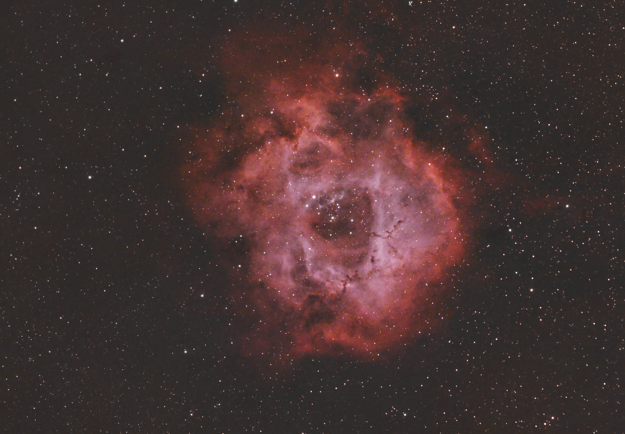
#> input picture testImg.PNG, 625 x 434 px
$ jupyter execute LRGB-recombination.ipynb   (shell and % lines are left out)
#> lines starting #> are read from the running program, lines starting #| are printed output that depends on the picture
[cell 1]
import cv2 as cv
import matplotlib.pyplot as plt
import numpy as np

Load athe image and plot it. The goal is to do a color palette-swap while also improving the detail or SNR of the full image after channel recombination

[cell 2]
# load image
img = cv.imread('testImg.PNG')
#> img is the input picture: shape (434, 625, 3); mean B, G, R 49.6, 50.5, 68.5
img = cv.cvtColor(img, cv.COLOR_BGR2RGB) # this is necessay as opencv uses GBR rather than RGB--have to swap the channels otherwise matplotlib doesn't plot correctly
plt.imshow(img)
plt.title('original image')

[cell 3]
# decompose into RGB channel
r,g,b = cv.split(img)
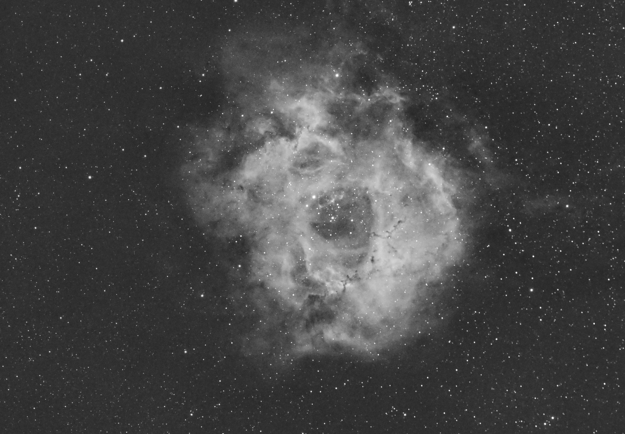
#> r: shape (434, 625); min 35, max 255, mean 68.5
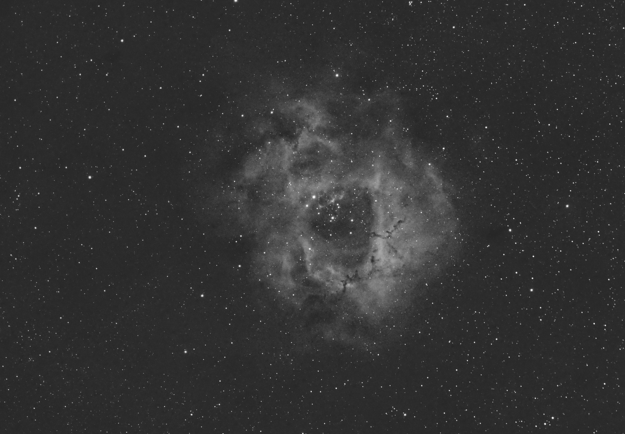
#> g: shape (434, 625); min 36, max 243, mean 50.5
plt.imshow(b,cmap='gray')
plt.title('blue channel')

[cell 4]
plt.imshow(g,cmap='gray')
plt.title('green channel')

[cell 5]
plt.imshow(r, cmap='gray')
plt.title('red channel')

You'll know if its correct if the green and red channels have the most detail. This is because most DSOs are mostly red-so theres a lot of SNR there and also because DSLR cameras have 2x more green pixels than red or blue.

[cell 6]
## now lets do image recombination
# now lets throw away the blue channel and recreate it via a combination of red and green
# This is the typical way to achieve "hubble like" colors i.e. blue and gold from a one-shot color camera
blue = ((0.6*r)+(0.4*g)).astype(np.uint8)
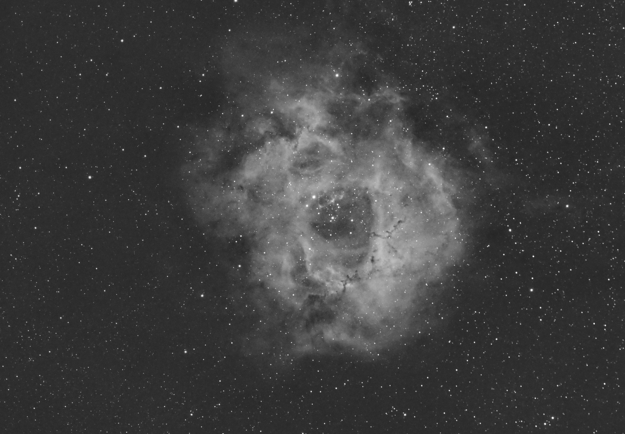
#> blue: shape (434, 625); min 37, max 250, mean 60.9

# now lets plot and compare the increase in SNR-again we dont care about color
fig, axs = plt.subplots(nrows=2, sharex=True, figsize=(5, 8))
axs[0].set_title('original blue channel')
axs[0].imshow(b, cmap='gray')

axs[1].set_title('new blue channel')
axs[1].imshow(blue, cmap='gray')
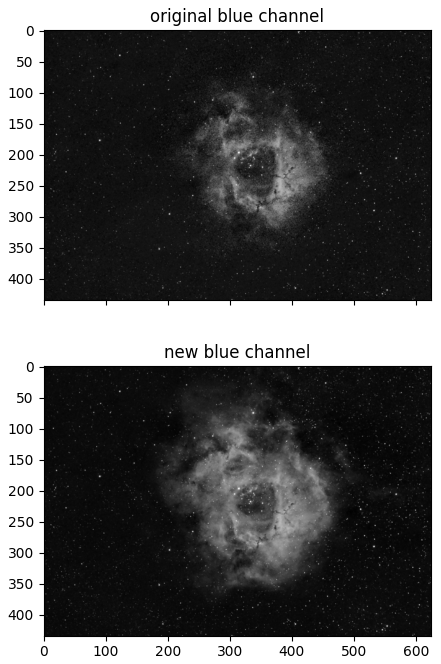
#> figure drawn by matplotlib, 2 panels

Notice how now by replacing your blue channel with a new one composed of green and blue you now have a much higher SNR channel

[cell 7]
# now lets recombine all the channels and see
hubble = cv.merge([r,blue,g]) # swap the blue and green channels are blue re-combination
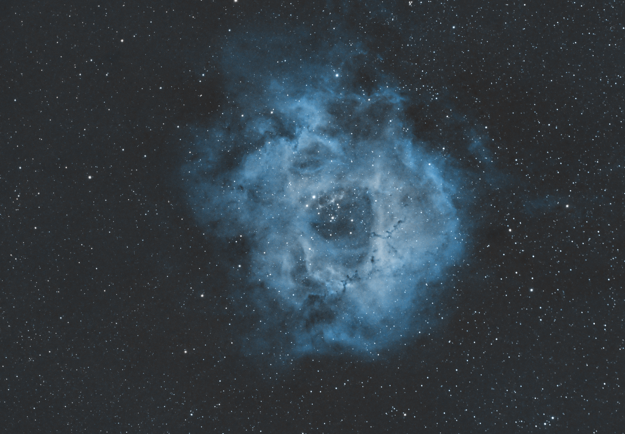
#> hubble: shape (434, 625, 3); mean of channels 0, 1, 2 68.5, 60.9, 50.5; drawn as B, G, R
plt.imshow(hubble)
plt.title('New image (hubble-palette)')

Now you can accentuate the gold and blue in photoshop, or some other software, using masks and curve adjsutments to end up with something like this:

[cell 8]
fin = cv.imread('completed.PNG')
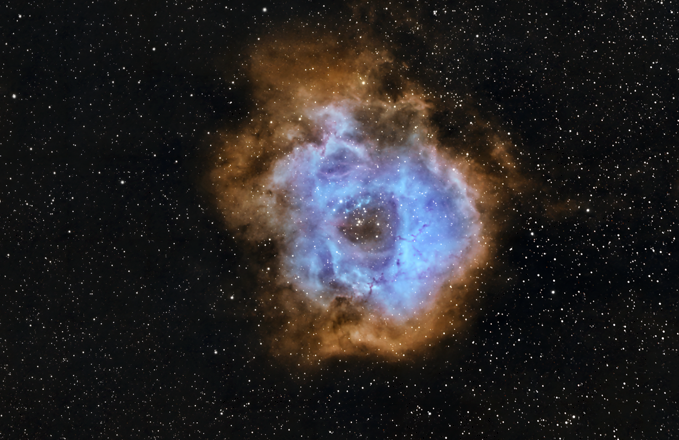
#> input picture completed.PNG, 679 x 440 px
#> fin is the input picture: shape (440, 679, 3); mean B, G, R 37.9, 37.4, 40.4
fin = cv.cvtColor(fin, cv.COLOR_BGR2RGB) # this is necessay as opencv uses GBR rather than RGB--have to swap the channels otherwise matplotlib doesn't plot correctly


fig, axs = plt.subplots(nrows=2, figsize=(5, 8))
axs[0].set_title('original image')
axs[0].imshow(img)

axs[1].set_title('completed image')
axs[1].imshow(fin)
